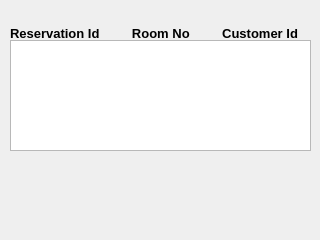
<?xml version="1.0" encoding="UTF-8"?>
<ui version="4.0">
 <class>transaction</class>
 <widget class="QDialog" name="transaction">
  <property name="windowModality">
   <enum>Qt::WindowModal</enum>
  </property>
  <property name="geometry">
   <rect>
    <x>0</x>
    <y>0</y>
    <width>320</width>
    <height>240</height>
   </rect>
  </property>
  <property name="windowTitle">
   <string>Booking Transaction</string>
  </property>
  <widget class="QListWidget" name="lstWidget">
   <property name="geometry">
    <rect>
     <x>10</x>
     <y>40</y>
     <width>301</width>
     <height>111</height>
    </rect>
   </property>
  </widget>
  <widget class="QLabel" name="label">
   <property name="geometry">
    <rect>
     <x>10</x>
     <y>23</y>
     <width>301</width>
     <height>20</height>
    </rect>
   </property>
   <property name="font">
    <font>
     <pointsize>10</pointsize>
     <bold>true</bold>
    </font>
   </property>
   <property name="text">
    <string>Reservation Id         Room No         Customer Id         </string>
   </property>
  </widget>
 </widget>
 <resources/>
 <connections/>
</ui>
